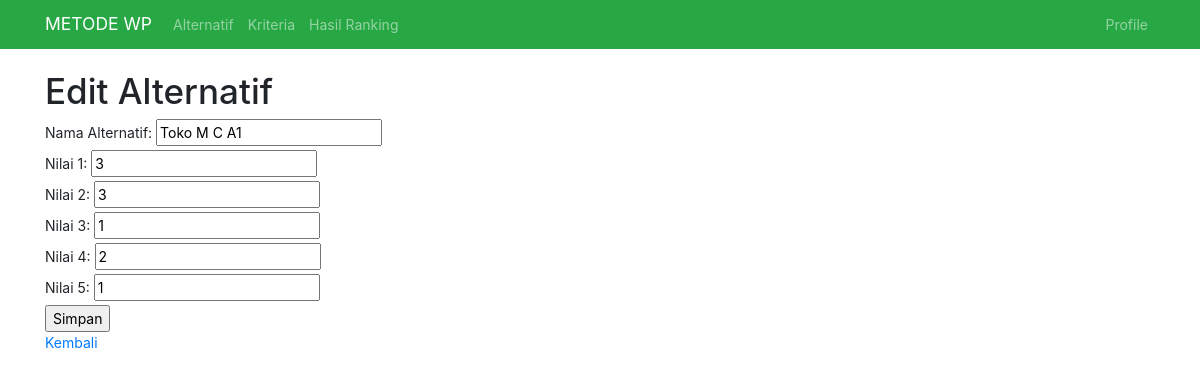
/edit_alternative.php?id=1, run on the app's committed database.
### tables this page shows
CREATE TABLE `alternatives` (
  `id` int(11) NOT NULL,
  `name` varchar(255) NOT NULL,
  `value1` float DEFAULT NULL,
  `value2` float DEFAULT NULL,
  `value3` float DEFAULT NULL,
  `value4` float DEFAULT NULL,
  `value5` float DEFAULT NULL
);

### alternatives.php (called while the page is built, shortened)
<?php
$connection = new mysqli("localhost", "root", "", "spk_kemal");
function getAlternative($id)
{
    global $connection;
    $query = "SELECT * FROM alternatives WHERE id=$id";
    $result = $connection->query($query);
    $alternative = $result->fetch_assoc();
    return $alternative;
}

### edit_alternative.php (the view, shortened to what this page needs)
<?php
include 'header.php';
?>
<head>
</head>
<body>
    <h1>Edit Alternatif</h1>
    <?php
    require 'alternatives.php';
    $id = $_GET['id'];
    $alternative = getAlternative($id);
    if ($alternative) {
    ?>
        <form method="post" action="process_alternative.php?mode=update&id=<?php echo $id; ?>">
            <label for="name">Nama Alternatif:</label>
            <input type="text" name="name" id="name" value="<?php echo $alternative['name']; ?>" required>
            <br>
            <label for="value1">Nilai 1:</label>
            <input type="text" name="value1" id="value1" value="<?php echo $alternative['value1']; ?>" required>
            <br>
            <label for="value2">Nilai 2:</label>
            <input type="text" name="value2" id="value2" value="<?php echo $alternative['value2']; ?>" required>
            <br>
            <label for="value3">Nilai 3:</label>
            <input type="text" name="value3" id="value3" value="<?php echo $alternative['value3']; ?>" required>
            <br>
            <label for="value4">Nilai 4:</label>
            <input type="text" name="value4" id="value4" value="<?php echo $alternative['value4']; ?>" required>
            <br>
            <label for="value5">Nilai 5:</label>
            <input type="text" name="value5" id="value5" value="<?php echo $alternative['value5']; ?>" required>
            <br>
            <input type="submit" value="Simpan">
        </form>
    <?php
    } else {
        echo "Alternatif tidak ditemukan.";
    }
    ?>
    <a href="alternatif.php">Kembali</a>
</body>
</html>

### header.php (style rules this page uses)
* { font-size: 14px; }
html { position: relative; min-height: 100%; }
body { margin-bottom: 60px; }

### data on the page
alternatives: name "Toko M C A1", value1 "3", value2 "3", value3 "1", value4 "2", value5 "1"
